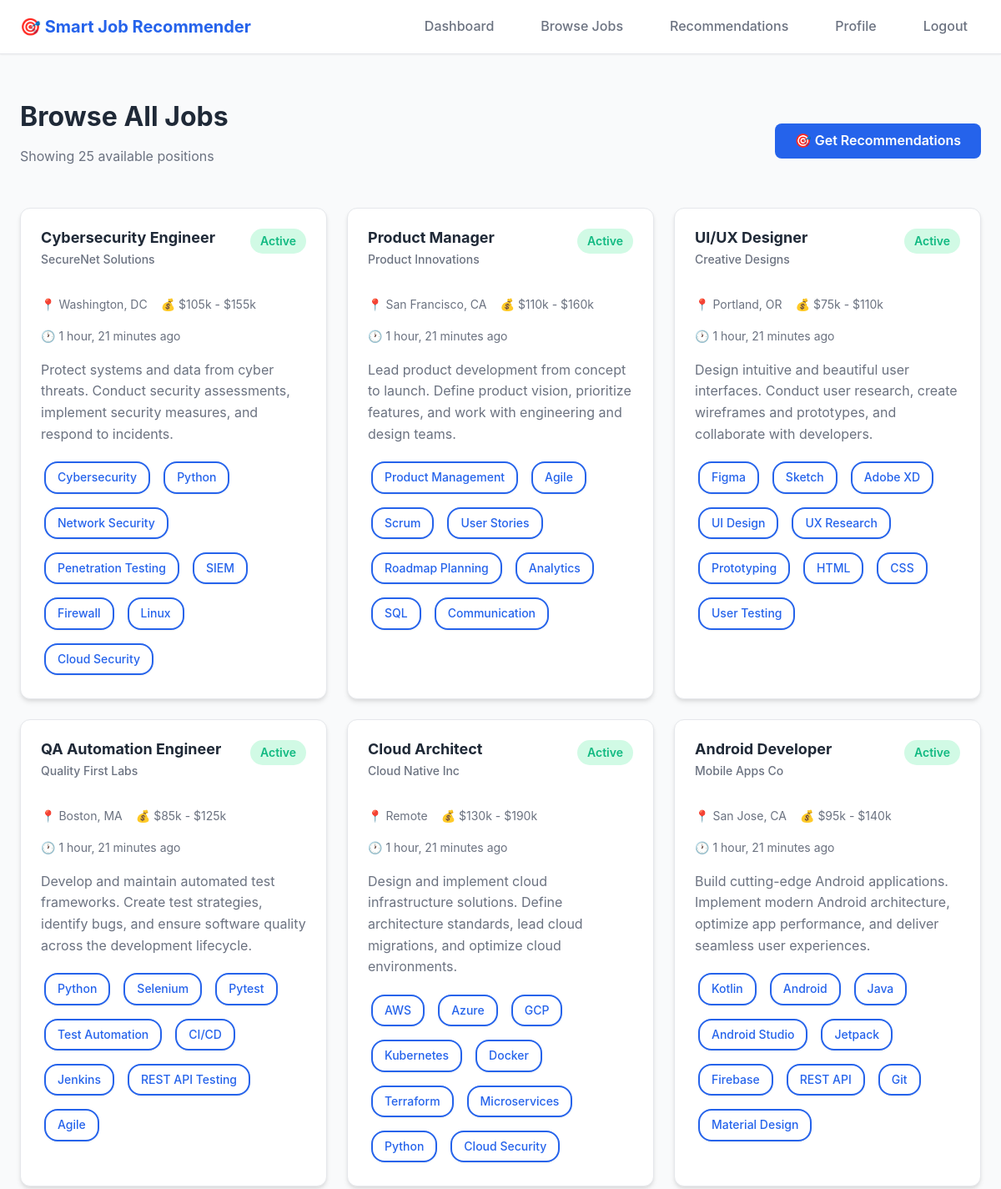
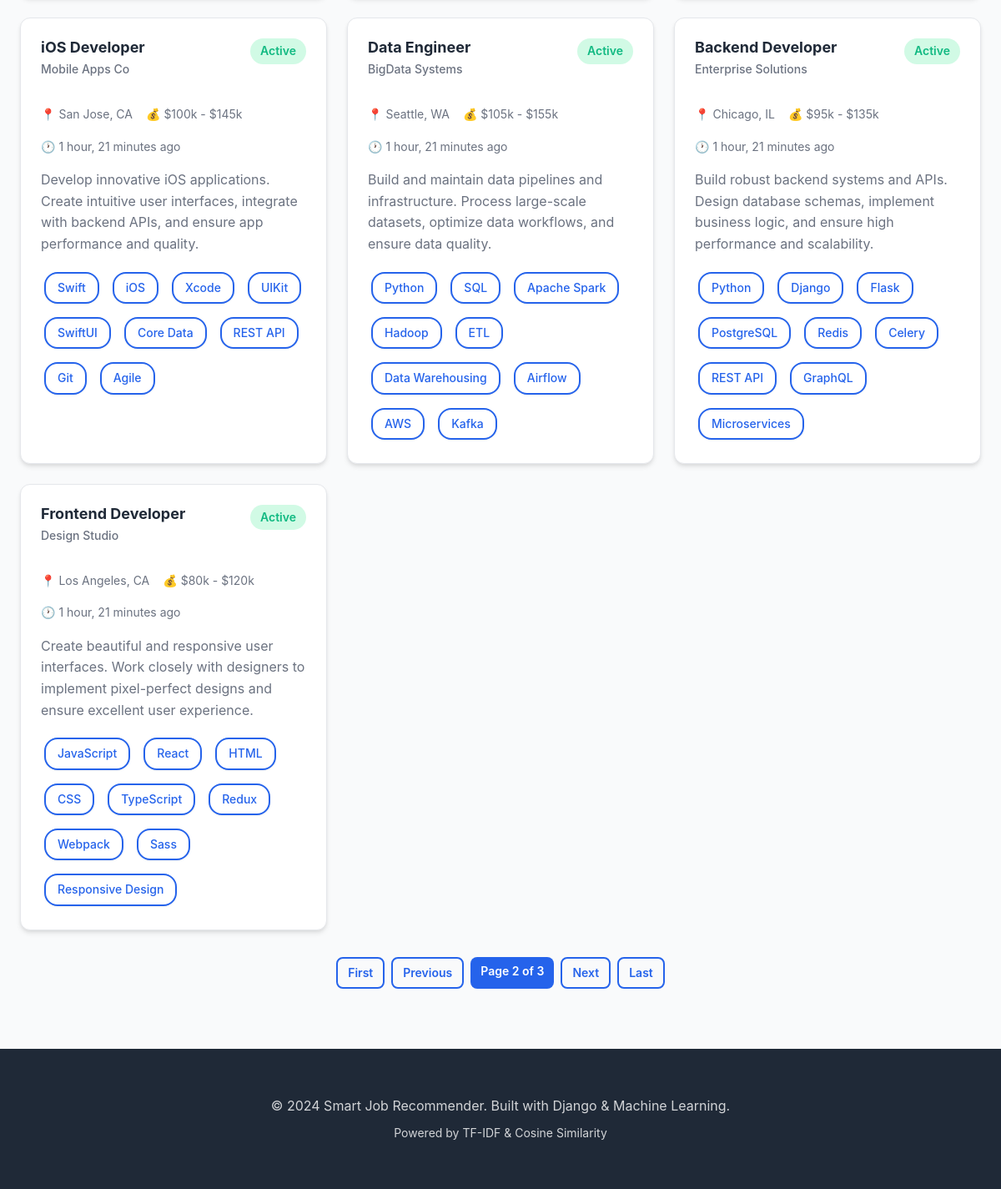
/jobs/?page=2 (signed in), run on the app's committed database (2 pictures, top to bottom).
### jobs/models.py (models this page shows, shortened)
class Job(models.Model):
    title = models.CharField(max_length=200, help_text="Job title/position name")
    required_skills = models.TextField(
        help_text="Required skills separated by commas (e.g., Python, Django, REST API)"
    )
    description = models.TextField(help_text="Detailed job description")
    company = models.CharField(max_length=200, default="Not Specified")
    location = models.CharField(max_length=200, default="Remote", blank=True)
    salary_range = models.CharField(max_length=100, blank=True, null=True)
    is_active = models.BooleanField(default=True, help_text="Is this job currently active?")
    created_at = models.DateTimeField(auto_now_add=True)
    updated_at = models.DateTimeField(auto_now=True)
    class Meta:
        verbose_name = "Job"
        verbose_name_plural = "Jobs"
        ordering = ['-created_at']
    def get_skills_list(self):
        if self.required_skills:
            return [skill.strip() for skill in self.required_skills.split(',') if skill.strip()]
        return []
    def get_short_description(self):
        if len(self.description) > 150:
            return self.description[:150] + '...'
        return self.description

### jobs/views.py (the view)
# urls.py: path('jobs/', views.job_list_view, name='job_list'),
@login_required
def job_list_view(request):
    jobs = Job.objects.filter(is_active=True).order_by('-created_at')
    paginator = Paginator(jobs, 10)  # Show 10 jobs per page
    page_number = request.GET.get('page')
    page_obj = paginator.get_page(page_number)
    context = {
        'page_obj': page_obj,
        'total_jobs': jobs.count(),
    }
    return render(request, 'jobs/job_list.html', context)

### templates/jobs/job_list.html (shortened to what this page needs)
{% extends 'base.html' %}
{% block content %}
<div class="container" style="margin-top: 2rem;">
    <div style="display: flex; justify-content: space-between; align-items: center; margin-bottom: 2rem;">
        <div>
            <h1>Browse All Jobs</h1>
            <p style="color: var(--text-secondary);">Showing {{ total_jobs }} available positions</p>
        </div>
        <a href="{% url 'jobs:recommendations' %}" class="btn btn-primary">
            🎯 Get Recommendations
        </a>
    </div>
    {% if page_obj %}
        <div class="grid grid-2">
            {% for job in page_obj %}
            <div class="job-card" onclick="window.location='{% url 'jobs:job_detail' job.id %}'">
                <div class="job-card-header">
                    <div>
                        <h3 class="job-title">{{ job.title }}</h3>
                        <p class="job-company">{{ job.company }}</p>
                    </div>
                    <span class="badge badge-success">Active</span>
                </div>
                <div class="job-meta">
                    <span>📍 {{ job.location }}</span>
                    {% if job.salary_range %}
                    <span>💰 {{ job.salary_range }}</span>
                    {% endif %}
                    <span>🕐 {{ job.created_at|timesince }} ago</span>
                </div>
                <p class="job-description">{{ job.get_short_description }}</p>
                <div class="job-skills">
                    {% for skill in job.get_skills_list %}
                        <span class="skill-tag skill-tag-outline">{{ skill }}</span>
                    {% endfor %}
                </div>
            </div>
            {% endfor %}
        </div>
        {% if page_obj.has_other_pages %}
        <div style="display: flex; justify-content: center; gap: 0.5rem; margin-top: 2rem;">
            {% if page_obj.has_previous %}
                <a href="?page=1" class="btn btn-outline btn-sm">First</a>
                <a href="?page={{ page_obj.previous_page_number }}" class="btn btn-outline btn-sm">Previous</a>
            {% endif %}
            <span class="btn btn-primary btn-sm" style="cursor: default;">
                Page {{ page_obj.number }} of {{ page_obj.paginator.num_pages }}
            </span>
            {% if page_obj.has_next %}
                <a href="?page={{ page_obj.next_page_number }}" class="btn btn-outline btn-sm">Next</a>
                <a href="?page={{ page_obj.paginator.num_pages }}" class="btn btn-outline btn-sm">Last</a>
            {% endif %}
        </div>
        {% endif %}
    {% endif %}
</div>
{% endblock %}

### static/css/style.css (style rules this page uses)
* { margin: 0; padding: 0; box-sizing: border-box; }
:root { --primary-color: #2563eb; --primary-dark: #1e40af; --primary-light: #3b82f6; --secondary-color: #10b981; --accent-color: #f59e0b; --danger-color: #ef4444; --warning-color: #f59e0b; --success-color: #10b981; --text-primary: #1f2937; --text-secondary: #6b7280; --text-light: #9ca3af; --bg-primary: #ffffff; --bg-secondary: #f9fafb; --bg-tertiary: #f3f4f6; --border-color: #e5e7eb; --spacing-xs: 0.5rem; --spacing-sm: 1rem; --spacing-md: 1.5rem; --spacing-lg: 2rem; --spacing-xl: 3rem; --font-primary: -apple-system, BlinkMacSystemFont, 'Segoe UI', Roboto, 'Helvetica Neue', Arial, sans-serif; --font-size-sm: 0.875rem; --font-size-base: 1rem; --font-size-lg: 1.125rem; --font-size-xl: 1.25rem; --font-size-2xl: 1.5rem; --font-size-3xl: 2rem; --radius-sm: 0.375rem; --radius-md: 0.5rem; --radius-lg: 0.75rem; --radius-xl: 1rem; --shadow-sm: 0 1px 2px 0 rgba(0, 0, 0, 0.05); --shadow-md: 0 4px 6px -1px rgba(0, 0, 0, 0.1), 0 2px 4px -1px rgba(0, 0, 0, 0.06); --shadow-lg: 0 10px 15px -3px rgba(0, 0, 0, 0.1), 0 4px 6px -2px rgba(0, 0, 0, 0.05); --shadow-xl: 0 20px 25px -5px rgba(0, 0, 0, 0.1), 0 10px 10px -5px rgba(0, 0, 0, 0.04); --transition-fast: 150ms ease-in-out; --transition-base: 250ms ease-in-out; --transition-slow: 350ms ease-in-out; }
body { font-family: var(--font-primary); font-size: var(--font-size-base); line-height: 1.6; color: var(--text-primary); background-color: var(--bg-secondary); min-height: 100vh; }
h1, h2, h3, h4, h5, h6 { font-weight: 700; line-height: 1.2; margin-bottom: var(--spacing-sm); color: var(--text-primary); }
h1 { font-size: var(--font-size-3xl); }
h3 { font-size: var(--font-size-xl); }
p { margin-bottom: var(--spacing-sm); color: var(--text-secondary); }
a { color: var(--primary-color); text-decoration: none; transition: color var(--transition-fast); }
.container { max-width: 1200px; margin: 0 auto; padding: var(--spacing-md); }
.btn { display: inline-block; padding: var(--spacing-xs) var(--spacing-md); font-size: var(--font-size-base); font-weight: 600; text-align: center; border: none; border-radius: var(--radius-md); cursor: pointer; transition: all var(--transition-base); text-decoration: none; }
.btn-primary { background-color: var(--primary-color); color: white; }
.btn-outline { background-color: transparent; color: var(--primary-color); border: 2px solid var(--primary-color); }
.btn-sm { padding: 0.375rem 0.75rem; font-size: var(--font-size-sm); }
.badge { display: inline-block; padding: 0.25rem 0.75rem; font-size: var(--font-size-sm); font-weight: 600; border-radius: var(--radius-xl); background-color: var(--bg-tertiary); color: var(--text-secondary); }
.badge-success { background-color: #d1fae5; color: var(--success-color); }
.skill-tag { display: inline-block; padding: 0.375rem 0.875rem; margin: 0.25rem; background: linear-gradient(135deg, var(--primary-light), var(--primary-color)); color: white; border-radius: var(--radius-xl); font-size: var(--font-size-sm); font-weight: 500; box-shadow: var(--shadow-sm); transition: all var(--transition-fast); }
.skill-tag-outline { background: white; color: var(--primary-color); border: 2px solid var(--primary-color); }
.grid { display: grid; gap: var(--spacing-md); }
.grid-2 { grid-template-columns: repeat(auto-fit, minmax(300px, 1fr)); }
.job-card { background-color: var(--bg-primary); border-radius: var(--radius-lg); padding: var(--spacing-md); box-shadow: var(--shadow-md); transition: all var(--transition-base); border: 1px solid var(--border-color); cursor: pointer; }
.job-card-header { display: flex; justify-content: space-between; align-items: start; margin-bottom: var(--spacing-sm); }
.job-title { font-size: var(--font-size-lg); font-weight: 700; color: var(--text-primary); margin-bottom: 0.25rem; }
.job-company { color: var(--text-secondary); font-size: var(--font-size-sm); font-weight: 500; }
.job-meta { display: flex; gap: var(--spacing-sm); flex-wrap: wrap; margin: var(--spacing-sm) 0; font-size: var(--font-size-sm); color: var(--text-secondary); }
.job-description { color: var(--text-secondary); margin: var(--spacing-sm) 0; line-height: 1.6; }
.job-skills { display: flex; flex-wrap: wrap; gap: 0.5rem; margin-top: var(--spacing-sm); }

### data on the page
Job: title "Cybersecurity Engineer", company "SecureNet Solutions", location "Washington, DC", salary_range "$105k - $155k", created_at "1 hour, 21 minutes", get_short_description "Protect systems and data from cyber threats. Conduct security assessments, implement security measures, and respond to incidents.", get_skills_list "Cybersecurity" "Python" "Network Security" "Penetration Testing" "SIEM" "Firewall" "Linux" "Cloud Security"
Job: title "Product Manager", company "Product Innovations", location "San Francisco, CA", salary_range "$110k - $160k", created_at "1 hour, 21 minutes", get_short_description "Lead product development from concept to launch. Define product vision, prioritize features, and work with engineering and design teams.", get_skills_list "Product Management" "Agile" "Scrum" "User Stories" "Roadmap Planning" "Analytics" "SQL" "Communication"
Job: title "UI/UX Designer", company "Creative Designs", location "Portland, OR", salary_range "$75k - $110k", created_at "1 hour, 21 minutes", get_short_description "Design intuitive and beautiful user interfaces. Conduct user research, create wireframes and prototypes, and collaborate with developers.", get_skills_list "Figma" "Sketch" "Adobe XD" "UI Design" "UX Research" "Prototyping" "HTML" "CSS" "User Testing"
Job: title "QA Automation Engineer", company "Quality First Labs", location "Boston, MA", salary_range "$85k - $125k", created_at "1 hour, 21 minutes", get_short_description "Develop and maintain automated test frameworks. Create test strategies, identify bugs, and ensure software quality across the development lifecycle.", get_skills_list "Python" "Selenium" "Pytest" "Test Automation" "CI/CD" "Jenkins" "REST API Testing" "Agile"
Job: title "Cloud Architect", company "Cloud Native Inc", location "Remote", salary_range "$130k - $190k", created_at "1 hour, 21 minutes", get_short_description "Design and implement cloud infrastructure solutions. Define architecture standards, lead cloud migrations, and optimize cloud environments.", get_skills_list "AWS" "Azure" "GCP" "Kubernetes" "Docker" "Terraform" "Microservices" "Python" "Cloud Security"
Job: title "Android Developer", company "Mobile Apps Co", location "San Jose, CA", salary_range "$95k - $140k", created_at "1 hour, 21 minutes", get_short_description "Build cutting-edge Android applications. Implement modern Android architecture, optimize app performance, and deliver seamless user experiences.", get_skills_list "Kotlin" "Android" "Java" "Android Studio" "Jetpack" "Firebase" "REST API" "Git" "Material Design"
Job: title "iOS Developer", company "Mobile Apps Co", location "San Jose, CA", salary_range "$100k - $145k", created_at "1 hour, 21 minutes", get_short_description "Develop innovative iOS applications. Create intuitive user interfaces, integrate with backend APIs, and ensure app performance and quality.", get_skills_list "Swift" "iOS" "Xcode" "UIKit" "SwiftUI" "Core Data" "REST API" "Git" "Agile"
Job: title "Data Engineer", company "BigData Systems", location "Seattle, WA", salary_range "$105k - $155k", created_at "1 hour, 21 minutes", get_short_description "Build and maintain data pipelines and infrastructure. Process large-scale datasets, optimize data workflows, and ensure data quality.", get_skills_list "Python" "SQL" "Apache Spark" "Hadoop" "ETL" "Data Warehousing" "Airflow" "AWS" "Kafka"
Job: title "Backend Developer", company "Enterprise Solutions", location "Chicago, IL", salary_range "$95k - $135k", created_at "1 hour, 21 minutes", get_short_description "Build robust backend systems and APIs. Design database schemas, implement business logic, and ensure high performance and scalability.", get_skills_list "Python" "Django" "Flask" "PostgreSQL" "Redis" "Celery" "REST API" "GraphQL" "Microservices"
Job: title "Frontend Developer", company "Design Studio", location "Los Angeles, CA", salary_range "$80k - $120k", created_at "1 hour, 21 minutes", get_short_description "Create beautiful and responsive user interfaces. Work closely with designers to implement pixel-perfect designs and ensure excellent user experience.", get_skills_list "JavaScript" "React" "HTML" "CSS" "TypeScript" "Redux" "Webpack" "Sass" "Responsive Design"

### other printed values
{{ total_jobs }} "25"
{{ page_obj.number }} "2"
{{ page_obj.paginator.num_pages }} "3"
